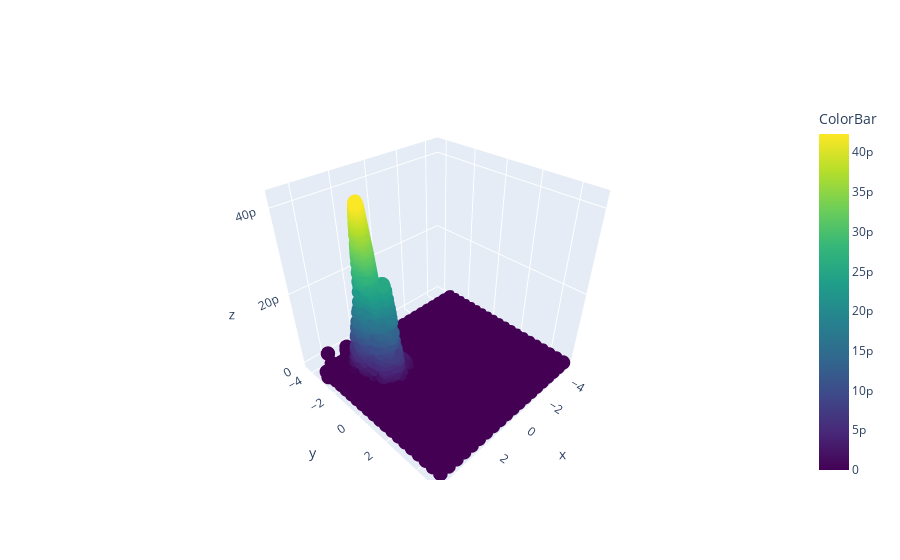

Notebook cell for this chart:
### Code cell
fig= [go.Scatter3d(
    x= granted[:,0],
    y= granted[:,1],
    z= grid_likes,
    mode= 'markers',
    marker= {
        'color':grid_likes,
        'colorbar': go.ColorBar(
            title= 'ColorBar'
        ),
        'colorscale':'Viridis',
        'line': {'width': 0},
        'size': 5,
        'symbol': 'circle',
      "opacity": 1
      }
)]

layout= go.Layout()

Figure= go.Figure(data= fig, layout= layout)
iplot(Figure)

### Figure 1 — Plotly figure (JSON) as saved in the notebook; plotly's stock layout.template omitted (floating-point values rounded to 4 significant figures; data arrays with more than 128 entries replaced by an {"elided": "..."} marker saying what was removed)
{"data": [{"marker": {"color": {"elided": "2400 float values"}, "colorbar": {"title": {"text": "ColorBar"}}, "colorscale": [[0, "#440154"], [0.1111, "#482878"], [0.2222, "#3e4989"], [0.3333, "#31688e"], [0.4444, "#26828e"], [0.5556, "#1f9e89"], [0.6667, "#35b779"], [0.7778, "#6ece58"], [0.8889, "#b5de2b"], [1, "#fde725"]], "line": {"width": 0}, "opacity": 1, "size": 5, "symbol": "circle"}, "mode": "markers", "type": "scatter3d", "x": {"elided": "2400 float values"}, "y": {"elided": "2400 float values"}, "z": {"elided": "2400 float values"}}], "layout": {}}
